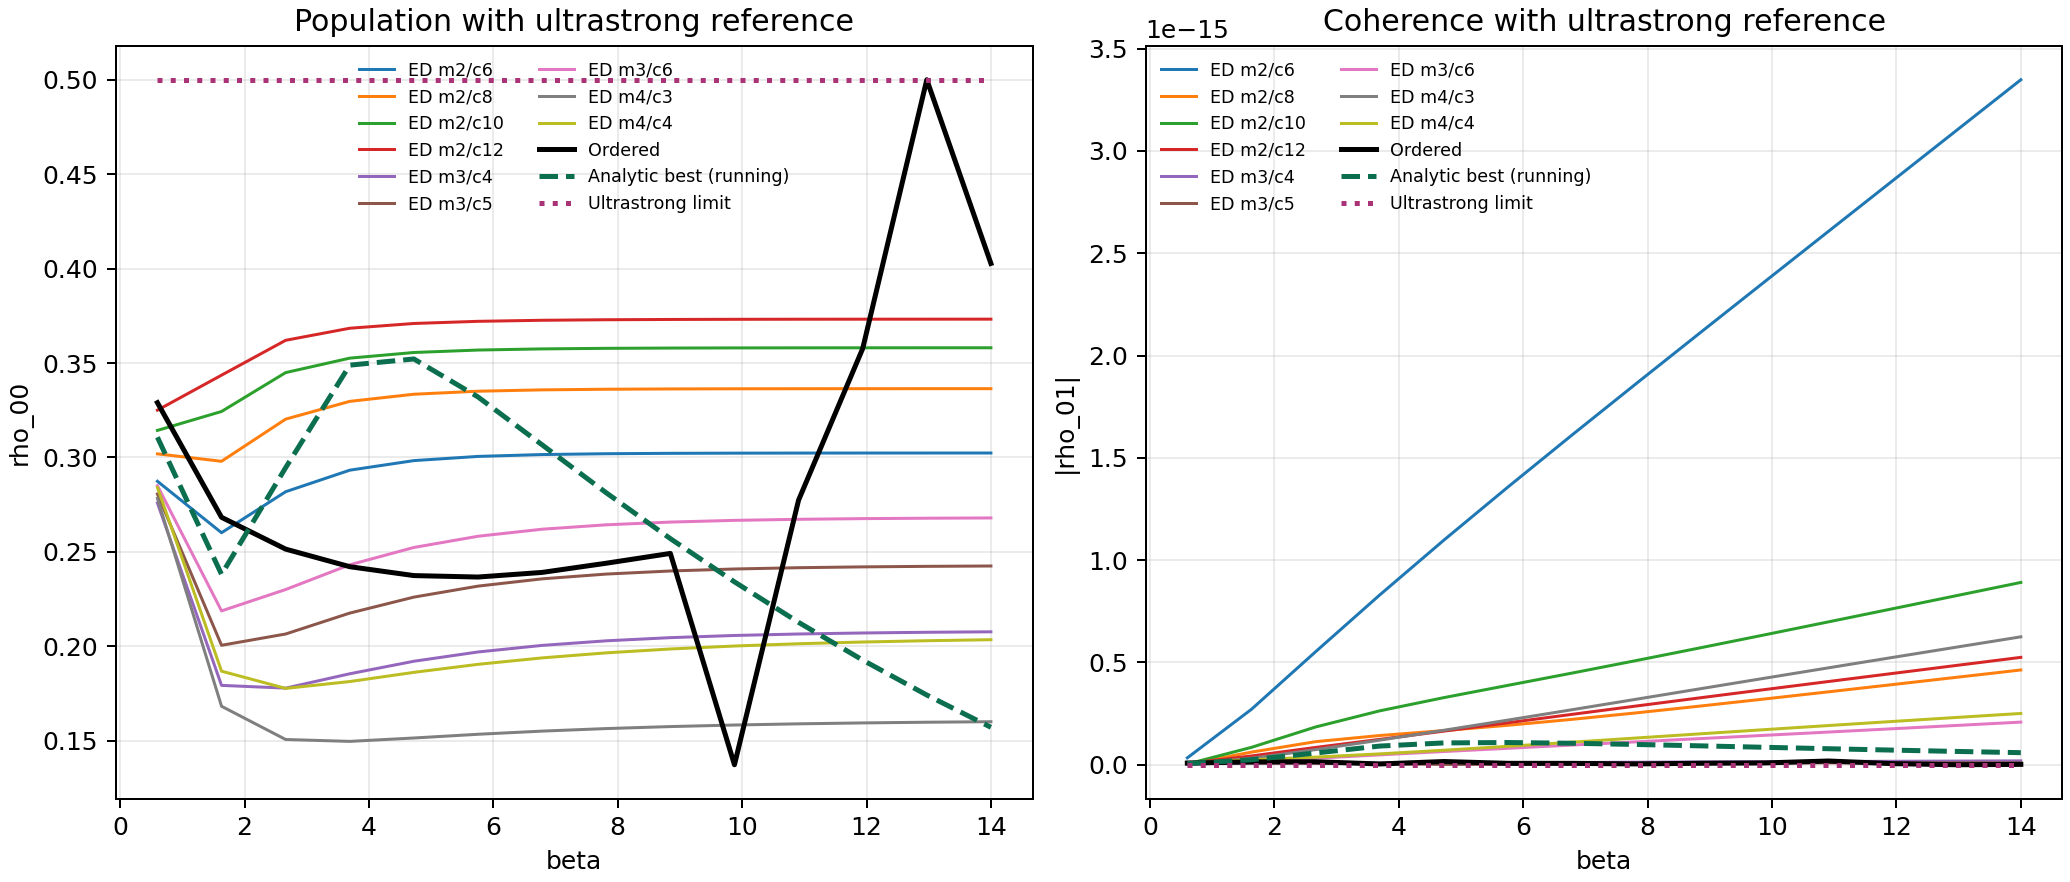

This chart was generated by the following Python code:
"""
High-beta ED overlay using the previously converged analytic branch
plus ultrastrong-limit reference lines.

No new ED points are computed.
Input:
  hmf_ed_convergence_highbeta_lomodes_codex_v30_scan.csv
"""

from __future__ import annotations

from pathlib import Path

import matplotlib.pyplot as plt
import numpy as np
import pandas as pd

from hmf_component_normalized_compare_codex_v5 import _compact_components
from hmf_model_comparison_standalone_codex_v1 import BenchmarkConfig as LiteConfig, RenormConfig
from prl127_qubit_benchmark import SIGMA_X, SIGMA_Z, ultrastrong_projected_state


def _rmse(arr: np.ndarray) -> float:
    return float(np.sqrt(np.mean(np.square(arr)))) if len(arr) else np.nan


def _ultrastrong_components(beta: float, theta: float, omega_q: float) -> tuple[float, float]:
    h_s = 0.5 * omega_q * SIGMA_Z
    x_op = np.cos(theta) * SIGMA_Z - np.sin(theta) * SIGMA_X
    rho_us = ultrastrong_projected_state(h_s, x_op, beta)
    p00 = float(np.real(rho_us[0, 0]))
    coh = float(abs(rho_us[0, 1]))
    return p00, coh


def main() -> None:
    out_dir = Path(__file__).resolve().parent
    src_csv = out_dir / "hmf_ed_convergence_highbeta_lomodes_codex_v30_scan.csv"
    out_scan_csv = out_dir / "hmf_ed_convergence_bestanalytic_usref_scan_codex_v33.csv"
    out_summary_csv = out_dir / "hmf_ed_convergence_bestanalytic_usref_summary_codex_v33.csv"
    out_fig_png = out_dir / "hmf_ed_convergence_bestanalytic_usref_codex_v33.png"
    out_log_md = out_dir / "hmf_ed_convergence_bestanalytic_usref_log_codex_v33.md"

    if not src_csv.exists():
        raise FileNotFoundError(f"Missing source scan: {src_csv}")

    df = pd.read_csv(src_csv).copy()
    df = df[df["status"] == "ok"].copy()
    df = df.sort_values(["n_modes", "n_cut", "beta"]).reset_index(drop=True)

    theta = float(df["theta"].iloc[0])
    g = float(df["g"].iloc[0])
    omega_q = 2.0

    # Previously converged analytic branch used in v12/v30.
    ren = RenormConfig(scale=1.04, kappa=0.94)
    beta_vals = sorted(df["beta"].unique().tolist())
    ref_rows: list[dict[str, float]] = []
    for beta in beta_vals:
        lite = LiteConfig(
            beta=float(beta),
            omega_q=omega_q,
            theta=theta,
            n_modes=40,
            n_cut=1,
            omega_min=0.1,
            omega_max=10.0,
            q_strength=5.0,
            tau_c=0.5,
        )
        p00_best, _p11_best, coh_best, _ratio_best = _compact_components(
            lite, g, use_running=True, renorm=ren
        )
        p00_us, coh_us = _ultrastrong_components(beta=float(beta), theta=theta, omega_q=omega_q)
        ref_rows.append(
            {
                "beta": float(beta),
                "analytic_best_p00": float(p00_best),
                "analytic_best_coh": float(coh_best),
                "ultrastrong_p00": float(p00_us),
                "ultrastrong_coh": float(coh_us),
            }
        )
    ref = pd.DataFrame.from_records(ref_rows)
    df = df.merge(ref, on="beta", how="left")

    summary_rows: list[dict[str, float | int]] = []
    for (n_modes, n_cut), grp in df.groupby(["n_modes", "n_cut"]):
        gdf = grp.sort_values("beta")
        summary_rows.append(
            {
                "n_modes": int(n_modes),
                "n_cut": int(n_cut),
                "n_points": int(len(gdf)),
                "rmse_ed_vs_ordered_p00": _rmse(
                    gdf["ed_p00"].to_numpy(float) - gdf["ordered_p00"].to_numpy(float)
                ),
                "rmse_ed_vs_best_p00": _rmse(
                    gdf["ed_p00"].to_numpy(float) - gdf["analytic_best_p00"].to_numpy(float)
                ),
                "rmse_ed_vs_us_p00": _rmse(
                    gdf["ed_p00"].to_numpy(float) - gdf["ultrastrong_p00"].to_numpy(float)
                ),
                "rmse_ed_vs_ordered_coh": _rmse(
                    gdf["ed_coh"].to_numpy(float) - gdf["ordered_coh"].to_numpy(float)
                ),
                "rmse_ed_vs_best_coh": _rmse(
                    gdf["ed_coh"].to_numpy(float) - gdf["analytic_best_coh"].to_numpy(float)
                ),
                "rmse_ed_vs_us_coh": _rmse(
                    gdf["ed_coh"].to_numpy(float) - gdf["ultrastrong_coh"].to_numpy(float)
                ),
                "p00_at_beta2": float(
                    np.interp(2.0, gdf["beta"].to_numpy(float), gdf["ed_p00"].to_numpy(float))
                ),
                "p00_at_beta10": float(
                    np.interp(10.0, gdf["beta"].to_numpy(float), gdf["ed_p00"].to_numpy(float))
                ),
            }
        )

    summary = (
        pd.DataFrame.from_records(summary_rows)
        .sort_values(["n_modes", "n_cut"])
        .reset_index(drop=True)
    )

    df.to_csv(out_scan_csv, index=False)
    summary.to_csv(out_summary_csv, index=False)

    fig, axes = plt.subplots(1, 2, figsize=(11.5, 4.9), constrained_layout=True)

    ax = axes[0]
    for (n_modes, n_cut), grp in df.groupby(["n_modes", "n_cut"]):
        gdf = grp.sort_values("beta")
        ax.plot(gdf["beta"], gdf["ed_p00"], linewidth=1.2, label=f"ED m{int(n_modes)}/c{int(n_cut)}")
    ref_line = df.sort_values("beta").drop_duplicates(subset=["beta"])
    ax.plot(ref_line["beta"], ref_line["ordered_p00"], color="black", linewidth=2.0, label="Ordered")
    ax.plot(
        ref_line["beta"],
        ref_line["analytic_best_p00"],
        color="#0B6E4F",
        linestyle="--",
        linewidth=2.0,
        label="Analytic best (running)",
    )
    ax.plot(
        ref_line["beta"],
        ref_line["ultrastrong_p00"],
        color="#AA3377",
        linestyle=":",
        linewidth=2.0,
        label="Ultrastrong limit",
    )
    ax.set_title("Population with ultrastrong reference")
    ax.set_xlabel("beta")
    ax.set_ylabel("rho_00")
    ax.grid(alpha=0.25)
    ax.legend(frameon=False, fontsize=7, ncol=2)

    ax = axes[1]
    for (n_modes, n_cut), grp in df.groupby(["n_modes", "n_cut"]):
        gdf = grp.sort_values("beta")
        ax.plot(gdf["beta"], gdf["ed_coh"], linewidth=1.2, label=f"ED m{int(n_modes)}/c{int(n_cut)}")
    ax.plot(ref_line["beta"], ref_line["ordered_coh"], color="black", linewidth=2.0, label="Ordered")
    ax.plot(
        ref_line["beta"],
        ref_line["analytic_best_coh"],
        color="#0B6E4F",
        linestyle="--",
        linewidth=2.0,
        label="Analytic best (running)",
    )
    ax.plot(
        ref_line["beta"],
        ref_line["ultrastrong_coh"],
        color="#AA3377",
        linestyle=":",
        linewidth=2.0,
        label="Ultrastrong limit",
    )
    ax.set_title("Coherence with ultrastrong reference")
    ax.set_xlabel("beta")
    ax.set_ylabel("|rho_01|")
    ax.grid(alpha=0.25)
    ax.legend(frameon=False, fontsize=7, ncol=2)

    fig.savefig(out_fig_png, dpi=180)
    plt.close(fig)

    lines: list[str] = []
    lines.append("# High-Beta ED vs Best Analytic + Ultrastrong (Codex v33)")
    lines.append("")
    lines.append("Analytic branch used: `_compact_components(..., use_running=True, RenormConfig(scale=1.04, kappa=0.94))`.")
    lines.append("Ultrastrong reference from PRL projected state is included as an additional line.")
    lines.append("")
    lines.append(
        "| n_modes | n_cut | n_points | rmse_ed_vs_ordered_p00 | rmse_ed_vs_best_p00 | rmse_ed_vs_us_p00 | rmse_ed_vs_ordered_coh | rmse_ed_vs_best_coh | rmse_ed_vs_us_coh | p00_at_beta2 | p00_at_beta10 |"
    )
    lines.append("|---:|---:|---:|---:|---:|---:|---:|---:|---:|---:|---:|")
    for _, r in summary.iterrows():
        lines.append(
            f"| {int(r['n_modes'])} | {int(r['n_cut'])} | {int(r['n_points'])} | "
            f"{r['rmse_ed_vs_ordered_p00']:.6f} | {r['rmse_ed_vs_best_p00']:.6f} | {r['rmse_ed_vs_us_p00']:.6f} | "
            f"{r['rmse_ed_vs_ordered_coh']:.6e} | {r['rmse_ed_vs_best_coh']:.6e} | {r['rmse_ed_vs_us_coh']:.6e} | "
            f"{r['p00_at_beta2']:.6f} | {r['p00_at_beta10']:.6f} |"
        )
    out_log_md.write_text("\n".join(lines), encoding="utf-8")

    print("Wrote:", out_scan_csv.name)
    print("Wrote:", out_summary_csv.name)
    print("Wrote:", out_fig_png.name)
    print("Wrote:", out_log_md.name)
    print("")
    print(summary.to_string(index=False))


if __name__ == "__main__":
    main()

